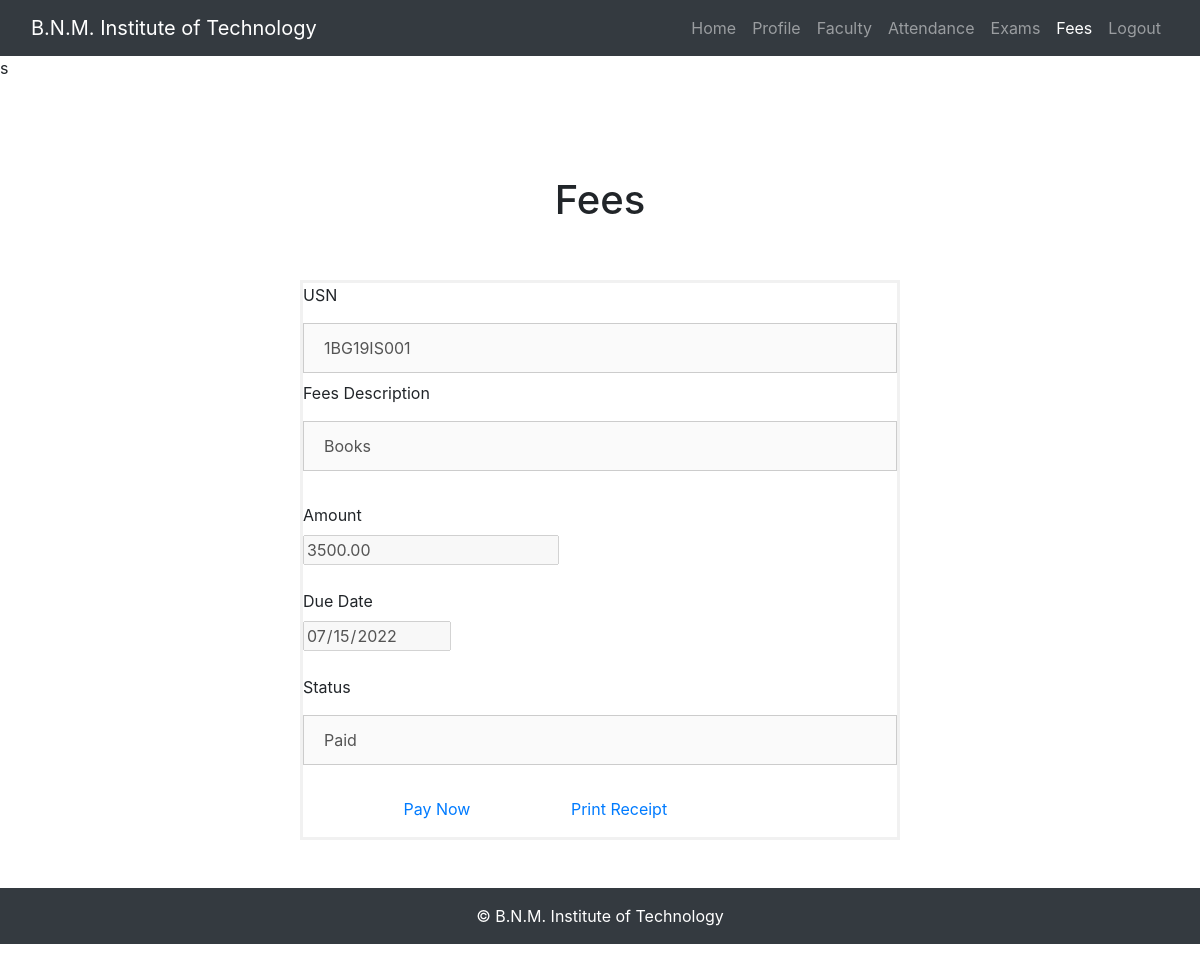
Page /loggedfees.php (signed in) on the committed database.
### tables this page shows
CREATE TABLE `fees` (
  `id` int(5) NOT NULL,
  `USN` varchar(10) NOT NULL,
  `Fees_Description` varchar(255) NOT NULL,
  `Amount` decimal(8,2) NOT NULL,
  `Due_date` date NOT NULL,
  `Status` varchar(10) NOT NULL
);

### loggedfees.php (the view, shortened to what this page needs)
<!DOCTYPE HTML>
<html>
<head>
<link href="style.css" rel="stylesheet">
  <link rel="stylesheet" href="https://maxcdn.bootstrapcdn.com/bootstrap/4.5.2/css/bootstrap.min.css">
</head>
<body>
  <nav class="navbar navbar-expand-lg navbar-dark bg-dark">
  <div class="container-fluid">
    <a class="navbar-brand" href="#">B.N.M. Institute of Technology</a>
    <div class="collapse navbar-collapse" id="navbarSupportedContent">
      <ul class="navbar-nav ml-auto mb-2 mb-lg-0">
        <li class="nav-item">
          <a class="nav-link" href="studentindex.php">Home</a>
        </li>
        <li class="nav-item">
          <a class="nav-link "  href="loggedstud.php">Profile</a>
        </li>
        <li class="nav-item">
          <a class="nav-link"  href="facultiespstud.php">Faculty</a>
        </li>
        <li class="nav-item">
          <a class="nav-link " href="loggedattend.php">Attendance</a>
        </li>
        <li class="nav-item">
          <a class="nav-link" href="examspstud.php">Exams</a>
        </li>
        <li class="nav-item">
          <a class="nav-link active" aria-current="page" href="loggedfees.php">Fees</a>
        </li>
        <li class="nav-item">
          <a class="nav-link" href="logout.php">Logout</a>
        </li>
      </ul>
    </div>
  </div>
</nav>
<?php
include 'connect.php';
$usn = $_SESSION['user'];
$usn = mysqli_real_escape_string($con, $usn);
$query = " SELECT * from fees where USN='$usn' ";
$res = mysqli_query($con, $query) or die('SQL Error: ' .mysqli_error($con));
$row = mysqli_fetch_array($res);
?>
<section class="my-5">
  <div class="py-5">
    <h1 class="text-center">Fees
    </h1>
  </div>
  <div class="w-50 m-auto">
    <form action="profile.php" method="post">
      <div class="form-group">
<form action="/action_page.php">
  <label for="fname">USN</label><br>
  <input type="text" id="fname" name="usn" value="<?php echo "$row[1]"; ?>" disabled><br>
  <label for="lname">Fees Description</label><br>
  <input type="text" id="lname" name="name" value="<?php echo "$row[2]"; ?>" disabled><br><br>
  <label for="lname">Amount</label><br>
  <input type="number" id="lname" name="branch" value="<?php echo "$row[3]"; ?>" disabled><br><br>
  <label for="lname">Due Date</label><br>
  <input type="date" id="lname" name="sem" value="<?php echo "$row[4]"; ?>" disabled><br><br>
  <label for="lname">Status</label><br>
  <input type="text" id="lname" name="mob" value="<?php echo "$row[5]"; ?>" disabled><br><br>
  &emsp;&emsp;&emsp;&emsp;&emsp;&emsp; <a href="popuppayment.php">Pay Now</a>
  &emsp;&emsp;&emsp;&emsp;&emsp;&emsp;<a class="pay" href="receipt.php" style="margin-top: 10px ">Print Receipt</button><td>
</form>
</div>
</form>
</div>
</section>
<footer>
  <p class="p-3 bg-dark text-white text-center"> © B.N.M. Institute of Technology
  </p>
</footer>
</body>
</html>

### style.css (style rules this page uses)
form { border: 3px solid #f1f1f1; }
input[type=text], input[type=password] { width: 100%; padding: 12px 20px; margin: 8px 0; display: inline-block; border: 1px solid #ccc; box-sizing: border-box; }

### rows in the picture
fees: usn "1BG19IS001", name "Books", branch "3500.00", sem "07/15/2022", mob "Paid"
